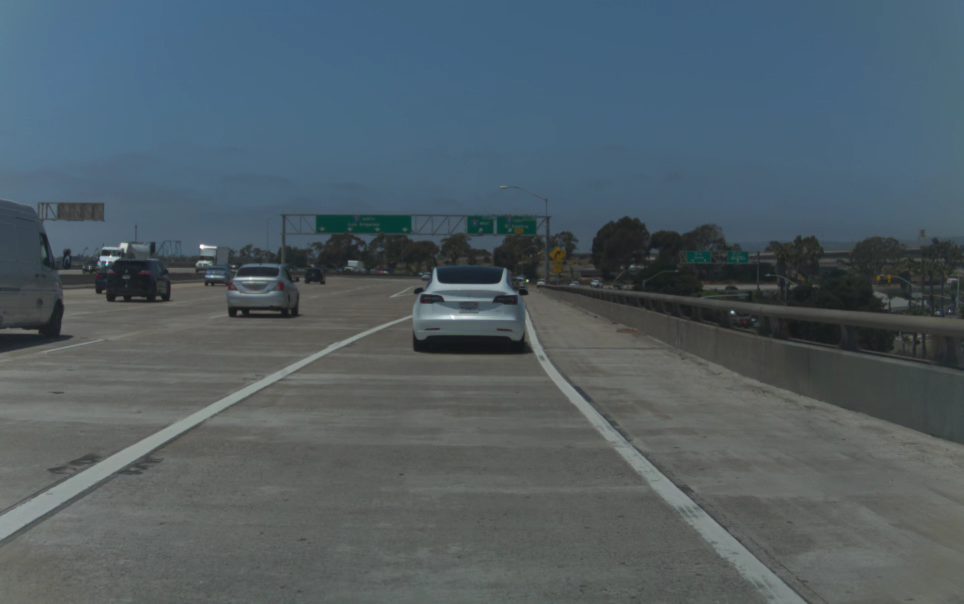
#> input picture assets/samples/visionipc.png, 1928 x 1208 px (shown at 1/2 size)
$ python viewfinder2.py
#> lines starting #> are read from the running program, lines starting #| are printed output that depends on the picture; after the words box and inside, x2 and y2 are one past the last pixel; in counts of white or black regions, pixels touching at a corner belong together
# viewfinder2.py
import cv2
import numpy as np

def get_warp_corners(H, width, height):
    """
    Returns the 4 source coordinates (float32)
    that map to the corners of a warpPerspective
    output of size (width x height).

    H: 3x3 homography matrix
    width, height: dimensions of the output image
    """
    dst_corners = np.array([
        [0, 0],
        [width, 0],
        [width, height],
        [0, height]
    ], dtype=np.float32)

    pts = np.hstack([dst_corners, np.ones((4,1), np.float32)])  # -> (4,3)
    src = (np.linalg.inv(H) @ pts.T).T
    src /= src[:, [2]]
    return src[:, :2]

def draw_focus_region(img, pts, color=(0,255,0), alpha=0.50):
    """
    Draws a polygon around pts on img.
    Everything outside is dimmed.
    pts: array-like of shape (4,2) — polygon corners.
    """
    overlay = img.copy()
    mask = np.zeros_like(img, np.uint8)
    pts = np.array(pts, np.int32).reshape((-1,1,2))
    cv2.fillPoly(mask, [pts], (255,255,255))
    dimmed = cv2.addWeighted(img, alpha, np.zeros_like(img), 1-alpha, 0)
    result = dimmed.copy()
    result[mask[:,:,0] > 0] = img[mask[:,:,0] > 0]
    cv2.polylines(result, [pts], True, color, 2)
    return result

img = cv2.imread("assets/samples/visionipc.png")
#> img is the input picture: shape (1208, 1928, 3); mean B, G, R 101, 93.6, 80

cv2.namedWindow("focus", cv2.WINDOW_NORMAL)
cv2.resizeWindow("focus", 900, 600)

def nothing(x): pass
cv2.createTrackbar("tx", "focus", 0, 1000, nothing)
cv2.createTrackbar("ty", "focus", 0, 1000, nothing)
cv2.createTrackbar("scale", "focus", 100, 400, nothing)
cv2.createTrackbar("rot", "focus", 0, 360, nothing)

width, height = 512, 256
base_H = np.array([[2.9322348, 0.0155424, 154.69591],
                   [0.01431386, 2.9198198, 420.12244],
                   [2.389e-05, 1.701e-05, 0.99271709]], np.float32)
H_base_inv = np.linalg.inv(base_H)

while True:
    tx = cv2.getTrackbarPos("tx", "focus") #- 500
    ty = cv2.getTrackbarPos("ty", "focus") #- 500
    s = cv2.getTrackbarPos("scale", "focus") / 100.0
    r = np.deg2rad(cv2.getTrackbarPos("rot", "focus"))

    # Build adjustment matrix
    cos_r, sin_r = np.cos(r), np.sin(r)
    adj = np.array([
        [s*cos_r, -s*sin_r, -tx],
        [s*sin_r,  s*cos_r, -ty],
        [0, 0, 1]
    ], np.float32)

    H = adj  # apply adjustment
    corners = get_warp_corners(H, width, height)
    vis = draw_focus_region(img, corners)
#> in draw_focus_region, `cv2.fillPoly(mask, [pts], (255,255,255))`:
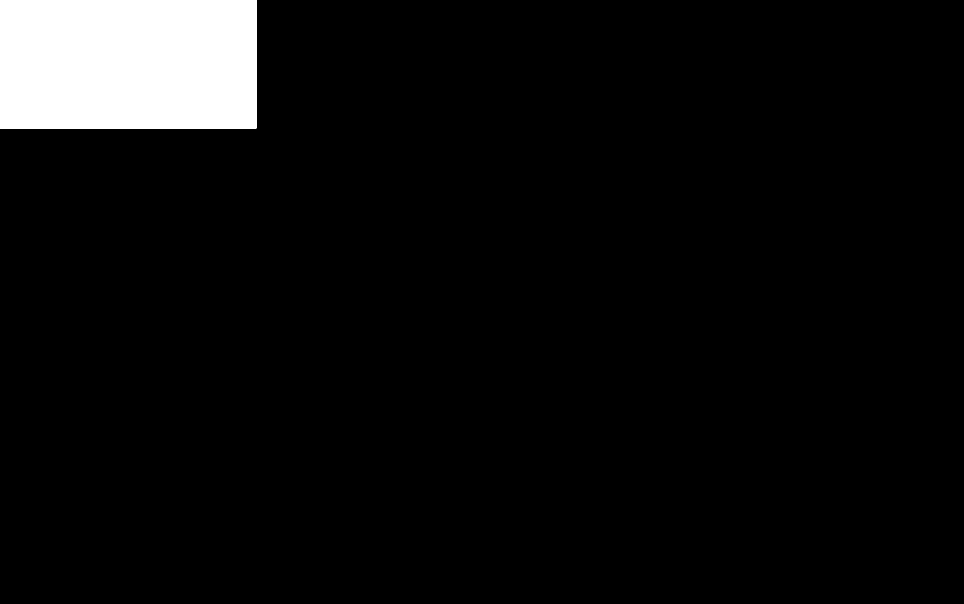
#> mask: shape (1208, 1928, 3) (shown at 1/2 size); 5.7% white; 1 white region, box (x1, y1, x2, y2) and area: (0, 0, 513, 257) 131841
#> in draw_focus_region, `dimmed = cv2.addWeighted(img, alpha, np.zeros_like(img), 1-alpha, 0)`:
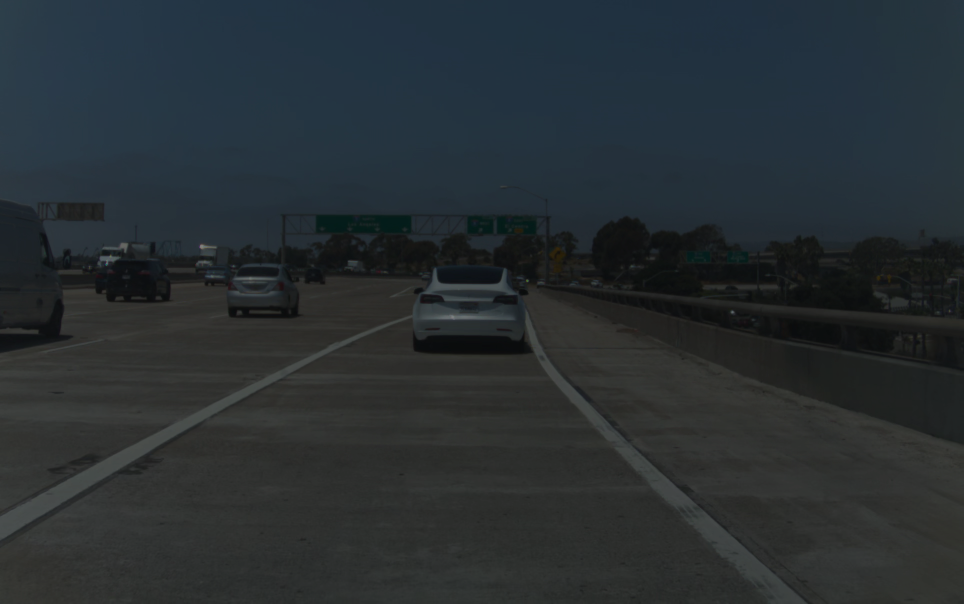
#> dimmed: shape (1208, 1928, 3) (shown at 1/2 size); mean B, G, R 50.5, 46.8, 40
#> in draw_focus_region, `cv2.polylines(result, [pts], True, color, 2)`:
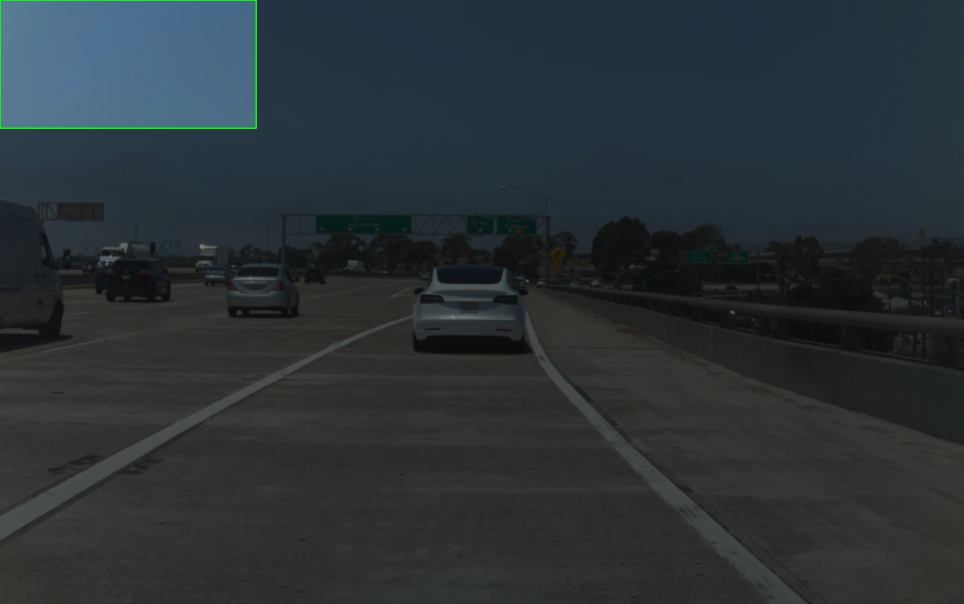
#> result: shape (1208, 1928, 3) (shown at 1/2 size); mean B, G, R 54.3, 50.2, 42.1

    cv2.imshow("focus", vis)
    key = cv2.waitKey(16) & 0xFF
#> (key q is pressed here)
    if key == 27 or key == ord('q'):
        break

cv2.destroyWindow("focus")
print(H)

corners = get_warp_corners(H, width, height)
vis = draw_focus_region(img, corners)
cv2.imshow("focus", vis)
cv2.waitKey(0)
cv2.imshow("warped", cv2.warpPerspective(img, H, (width, height), flags=cv2.INTER_NEAREST))
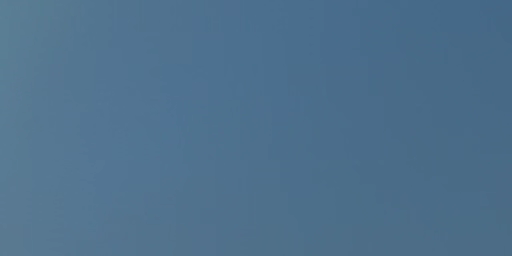
#> window 'warped': shape (256, 512, 3); mean B, G, R 140.7, 112.4, 78.2
cv2.waitKey(0)
cv2.destroyAllWindows()
